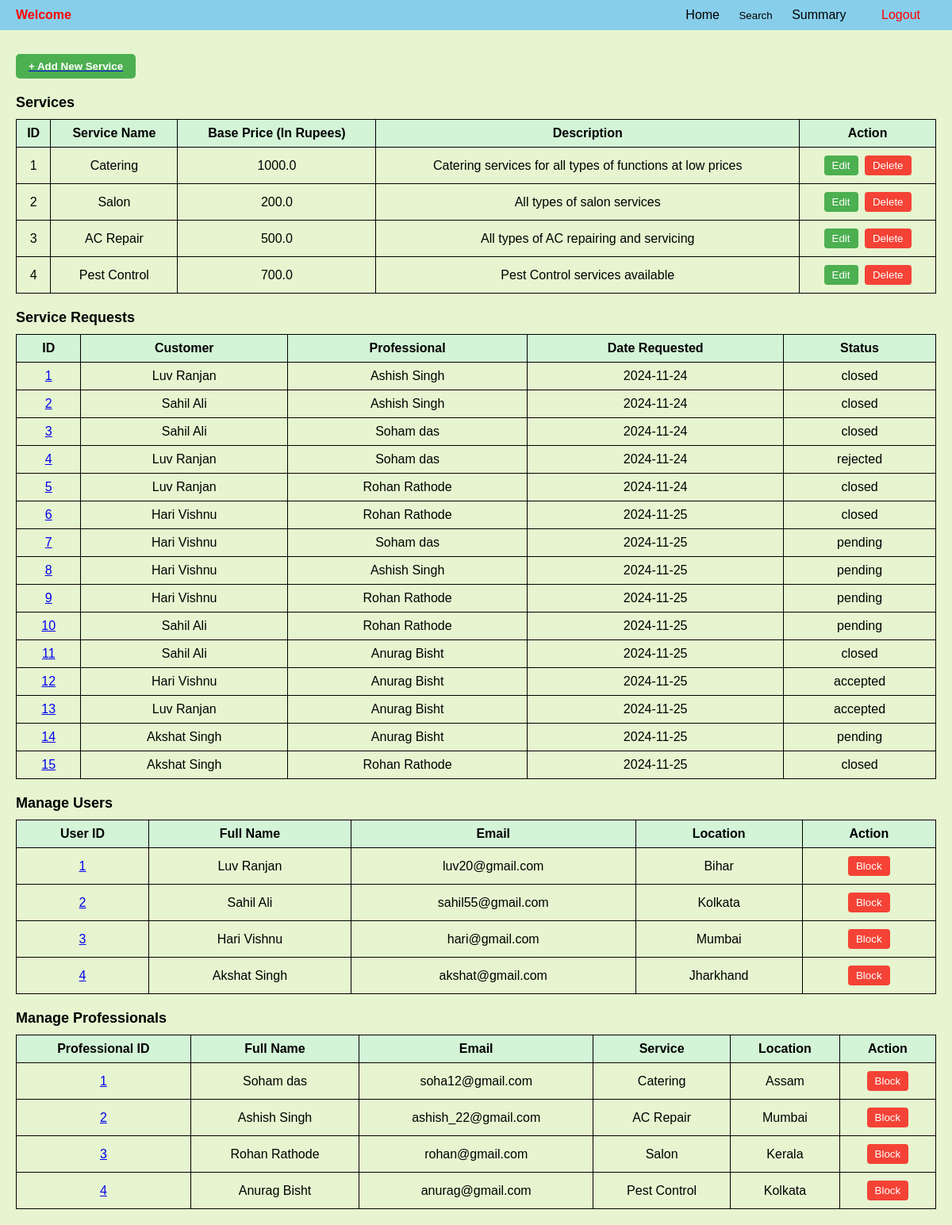
/admin, run on an earlier commit of the app's database.
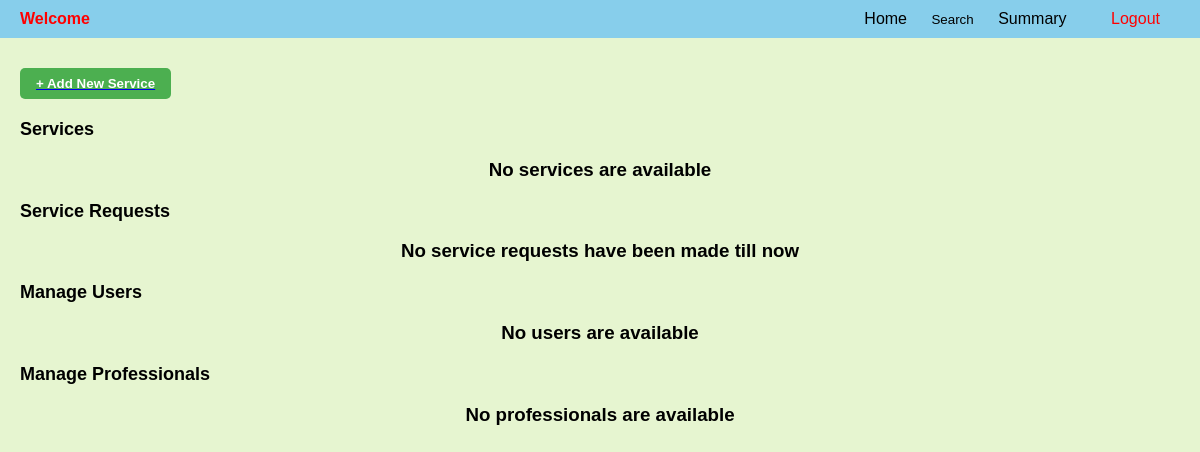
And on a later commit of the database.
### backend/models.py (models this page shows)
class Service(db.Model):
    __tablename__="service"
    id=db.Column(db.Integer,primary_key=True)
    name=db.Column(db.String,unique=True,nullable=False)
    baseprice=db.Column(db.Float, default=0.0)
    desc=db.Column(db.String,nullable=False)
    professionals=db.relationship('Prof_Info', back_populates='service',cascade='all,delete')

class Service_req(db.Model):
    __tablename__="service_req"
    id=db.Column(db.Integer,primary_key=True)
    service_id=db.Column(db.Integer, db.ForeignKey("service.id"),nullable=False)
    cust_id=db.Column(db.Integer, db.ForeignKey("user_info.id"),nullable=False)
    prof_id=db.Column(db.Integer, db.ForeignKey("prof_info.id"),nullable=False)
    date_of_req=db.Column(db.DateTime,nullable=False)
    date_of_comp=db.Column(db.DateTime,nullable=True)
    status=db.Column(db.String, nullable=False, default="Pending")
    remarks = db.Column(db.String, nullable=True)
    rating = db.Column(db.Integer, nullable=True)
    service = db.relationship("Service", backref="service_req")
    customer = db.relationship("User_Info", backref="service_req")
    professional = db.relationship("Prof_Info", backref="service_req")

class User_Info(db.Model):
    __tablename__="user_info"
    id=db.Column(db.Integer,primary_key=True)
    email=db.Column(db.String,unique=True,nullable=False)
    password=db.Column(db.String,nullable=False)
    role=db.Column(db.Integer,default=1)
    full_name=db.Column(db.String,nullable=False)
    location=db.Column(db.String,nullable=False)
    pin_code=db.Column(db.Integer,nullable=False)
    user_status=db.Column(db.String,default='approved')
    phone=db.Column(db.Integer,nullable=False, unique=True)

class Prof_Info(db.Model):
    __tablename__="prof_info"
    id=db.Column(db.Integer,primary_key=True)
    email=db.Column(db.String,unique=True,nullable=False)
    password=db.Column(db.String,nullable=False)
    role=db.Column(db.Integer,default=2)
    full_name=db.Column(db.String,nullable=False)
    service_name=db.Column(db.Integer, db.ForeignKey("service.id"), nullable=False)
    experience=db.Column(db.Integer,nullable=False)
    location=db.Column(db.String,nullable=False)
    pin_code=db.Column(db.Integer,nullable=False)
    prof_status=db.Column(db.String,default='requested')#requested,approved,rejected,blocked
    service=db.relationship("Service",back_populates="professionals")
    phone=db.Column(db.Integer,nullable=False, unique=True)

### backend/controllers.py (the view)
@app.route("/admin")
def admin_dashboard():
    services = Service.query.all()
    professionals = Prof_Info.query.all()
    users = User_Info.query.all()
    service_requests = Service_req.query.all()
    return render_template("admin_dash.html", services=services, professionals=professionals, users=users, service_requests=service_requests)

### templates/admin_dash.html (shortened to what this page needs)
{% extends "admin_layout.html" %}
{% block content %}
</head>
<body>
    <div class="container">
        <a href="/service" type="button">
            <button type="submit" class="btn-add">+ Add New Service</button>
        </a>
        <div class="section-title">Services</div>
        {% if services %}
        <table class="table">
             <tr>
                <th>ID</th>
                <th>Service Name</th>
                <th>Base Price (In Rupees)</th>
                <th>Description</th>
                <th>Action</th>
             </tr>
             {% for service in services %}
             <tr>
                <td>{{ service.id }}</td>
                <td>{{ service.name }}</td>
                <td>{{ service.baseprice }}</td>
                <td>{{ service.desc }}</td>
                <td class="action-buttons">
                    <a href="/edit_service/{{service.id}}" type="button"><button class="btn-edit">Edit</button></a>
                    <form action="{{ url_for('delete_service', id=service.id) }}" method="POST" style="display: inline;">
                        <button type="submit" class="btn-delete" onclick="return confirm('Are you sure you want to delete this service?');">Delete</button>
                    </form>
                </td>
             </tr>
            {% endfor %}
        </table>
        {% else %}
        <h3 class="center" style="text-align: center;">No services are available</h3>
        {% endif %}
        <div class="section-title">Service Requests</div>
        {% if service_requests %}
        <table class="table">
            <thead>
                <tr>
                    <th>ID</th>
                    <th>Customer</th>
                    <th>Professional</th>
                    <th>Date Requested</th>
                    <th>Status</th>
                </tr>
            </thead>
            <tbody>
                {% for request in service_requests %}
                <tr>
                    <td><a href="{{ url_for('service_request_details', id=request.id) }}">{{ request.id }}</a></td>
                    <td>{{ request.customer.full_name }}</td>
                    <td>{{ request.professional.full_name }}</td>
                    <td>{{ request.date_of_req.strftime('%Y-%m-%d') }}</td>
                    <td>{{ request.status }}</td>
                </tr>
                {% endfor %}
            </tbody>
        </table>
        {% else %}
        <h3 class="center" style="text-align: center;">No service requests have been made till now</h3>
        {% endif %}
        <div class="section-title">Manage Users</div>
        {% if users %}
        <table class="table">
            <tr>
                <th>User ID</th>
                <th>Full Name</th>
                <th>Email</th>
                <th>Location</th>
                <th>Action</th>
            </tr>
            {% for user_info in users %}
            <tr>
                <td><a href="{{ url_for('view_user_profile', id=user_info.id)}}">{{ user_info.id }}</a></td>
                <td>{{ user_info.full_name }}</td>
                <td>{{ user_info.email }}</td>
                <td>{{ user_info.location }}</td>
                <td class="action-buttons">
                    {% if user_info.user_status == 'approved' %}
                    <form action="{{url_for('block_user', id=user_info.id)}}" method="POST">
                        <button class="btn-block" onclick="return confirm('Are you sure you want to block this user?');">Block</button>
                    </form>
                    {% elif user_info.user_status == 'blocked' %}
                    <form action="{{url_for('unblock_user', id=user_info.id)}}" method="POST">
                        <button class="btn-block" onclick="return confirm('Are you sure you want to unblock this user?');">Unblock</button>
                    </form>
                     {% endif %}
                </td>
            </tr>
            {% endfor %}
        </table>
        {% else %}
        <h3 class="center" style="text-align: center;">No users are available</h3>
        {% endif %}
        <div class="section-title">Manage Professionals</div>
        {% if professionals %}
        <table class="table">
            <tr>
                <th>Professional ID</th>
                <th>Full Name</th>
                <th>Email</th>
                <th>Service</th>
                <th>Location</th>
                <th>Action</th>
            </tr>
            {% for prof_info in professionals %}
            <tr>
                <td><a href="/professional_profile/{{prof_info.id}}">{{ prof_info.id }}</a></td>
                <td>{{ prof_info.full_name }}</td>
                <td>{{ prof_info.email }}</td>
                <td>{{ prof_info.service.name }}</td>
                <td>{{ prof_info.location }}</td>
                <td class="action-buttons">
                    {% if prof_info.prof_status == 'approved' %}
                    <form action="{{url_for('block_professional', id=prof_info.id)}}" method="POST">
                        <button class="btn-block" onclick="return confirm('Are you sure you want to block this professional?');">Block</button>
                    </form>
                    {% elif prof_info.prof_status == 'requested' %}
                        <form action="{{url_for('approve_professional', id=prof_info.id)}}" method="POST"><button class="btn-approve">Approve</button></form>
                        <form action="{{url_for('delete_professional', id=prof_info.id)}}" method="POST"><button class="btn-delete">Delete</button></form>
                    {% endif %}
                </td>
            </tr>
            {% endfor %}
        </table>
        {% else %}
        <h3 class="center" style="text-align: center;">No professionals are available</h3>
        {% endif %}
    </div>
</body>
</html>
{% endblock %}

### templates/admin_layout.html (shortened to what this page needs)
<!DOCTYPE html>
<html lang="en">
<head>
</head>
<body>
    <div class="navbar">
        <span class="title">Welcome {{name}}</span>
        <div>
            <a href="/admin">Home</a>
            <form action="/search_professional" method="GET" style="display: inline;">
                <button type="submit" style="background: none; border: none; padding: 0; cursor: pointer; color: inherit;">Search</button>
            </form>
            <a href="{{ url_for('admin_summary') }}">Summary</a>
            <a href="/logout" id="logout">Logout</a>
        </div>
    </div>
    {%block content%}{%endblock%}
</body>
</html>

### templates/admin_layout.html (style rules this page uses)
body { font-family: Arial, sans-serif; margin: 0; padding: 0; background-color: #e6f5d0; }
.navbar { background-color: #87ceeb; overflow: hidden; display: flex; justify-content: space-between; align-items: center; padding: 10px 20px; }
.navbar .title { color: red; font-weight: bold; }
.navbar a { text-decoration: none; color: #000; padding: 14px 20px; transition: background-color 0.3s; }
.navbar #logout { color: red; }
.navbar form { display: inline; }

### templates/admin_dash.html (style rules this page uses)
.container { padding: 20px; }
.section-title { font-size: 18px; font-weight: bold; margin-top: 20px; }
.btn-add { margin-top: 10px; padding: 8px 16px; background-color: #4CAF50; color: white; font-weight: bold; border: none; border-radius: 5px; cursor: pointer; display: block; }

What changed in the data, as far as the page shows it:
removed Service: id "1", name "Catering", baseprice "1000.0", desc "Catering services for all types of functions at low prices"
removed Service: id "2", name "Salon", baseprice "200.0", desc "All types of salon services"
removed Service: id "3", name "AC Repair", baseprice "500.0", desc "All types of AC repairing and servicing"
removed Service: id "4", name "Pest Control", baseprice "700.0", desc "Pest Control services available"
removed Service_req: id "1", customer.full_name "Luv Ranjan", professional.full_name "Ashish Singh", date_of_req "2024-11-24", status "closed"
removed Service_req: id "2", customer.full_name "Sahil Ali", professional.full_name "Ashish Singh", date_of_req "2024-11-24", status "closed"
removed Service_req: id "3", customer.full_name "Sahil Ali", professional.full_name "Soham das", date_of_req "2024-11-24", status "closed"
removed Service_req: id "4", customer.full_name "Luv Ranjan", professional.full_name "Soham das", date_of_req "2024-11-24", status "rejected"
removed Service_req: id "5", customer.full_name "Luv Ranjan", professional.full_name "Rohan Rathode", date_of_req "2024-11-24", status "closed"
removed Service_req: id "6", customer.full_name "Hari Vishnu", professional.full_name "Rohan Rathode", date_of_req "2024-11-25", status "closed"
removed Service_req: id "7", customer.full_name "Hari Vishnu", professional.full_name "Soham das", date_of_req "2024-11-25", status "pending"
removed Service_req: id "8", customer.full_name "Hari Vishnu", professional.full_name "Ashish Singh", date_of_req "2024-11-25", status "pending"
removed Service_req: id "9", customer.full_name "Hari Vishnu", professional.full_name "Rohan Rathode", date_of_req "2024-11-25", status "pending"
removed Service_req: id "10", customer.full_name "Sahil Ali", professional.full_name "Rohan Rathode", date_of_req "2024-11-25", status "pending"
removed Service_req: id "11", customer.full_name "Sahil Ali", professional.full_name "Anurag Bisht", date_of_req "2024-11-25", status "closed"
removed Service_req: id "12", customer.full_name "Hari Vishnu", professional.full_name "Anurag Bisht", date_of_req "2024-11-25", status "accepted"
removed Service_req: id "13", customer.full_name "Luv Ranjan", professional.full_name "Anurag Bisht", date_of_req "2024-11-25", status "accepted"
removed Service_req: id "14", customer.full_name "Akshat Singh", professional.full_name "Anurag Bisht", date_of_req "2024-11-25", status "pending"
removed Service_req: id "15", customer.full_name "Akshat Singh", professional.full_name "Rohan Rathode", date_of_req "2024-11-25", status "closed"
removed User_Info: id "1", full_name "Luv Ranjan", email "luv20@gmail.com", location "Bihar"
removed User_Info: id "2", full_name "Sahil Ali", email "sahil55@gmail.com", location "Kolkata"
removed User_Info: id "3", full_name "Hari Vishnu", email "hari@gmail.com", location "Mumbai"
removed User_Info: id "4", full_name "Akshat Singh", email "akshat@gmail.com", location "Jharkhand"
removed Prof_Info: id "1", full_name "Soham das", email "soha12@gmail.com", service.name "Catering", location "Assam"
removed Prof_Info: id "2", full_name "Ashish Singh", email "ashish_22@gmail.com", service.name "AC Repair", location "Mumbai"
removed Prof_Info: id "3", full_name "Rohan Rathode", email "rohan@gmail.com", service.name "Salon", location "Kerala"
removed Prof_Info: id "4", full_name "Anurag Bisht", email "anurag@gmail.com", service.name "Pest Control", location "Kolkata"
Also different on the page:
text no longer shown: "ID Service Name Base Price (In Rupees) Description Action ID Customer Professional Date Requested Status User ID Full Name Email Location Action Professional ID Full Name Email Service Location Action"
text now shown: "No services are available No service requests have been made till now No users are available No professionals are available"
